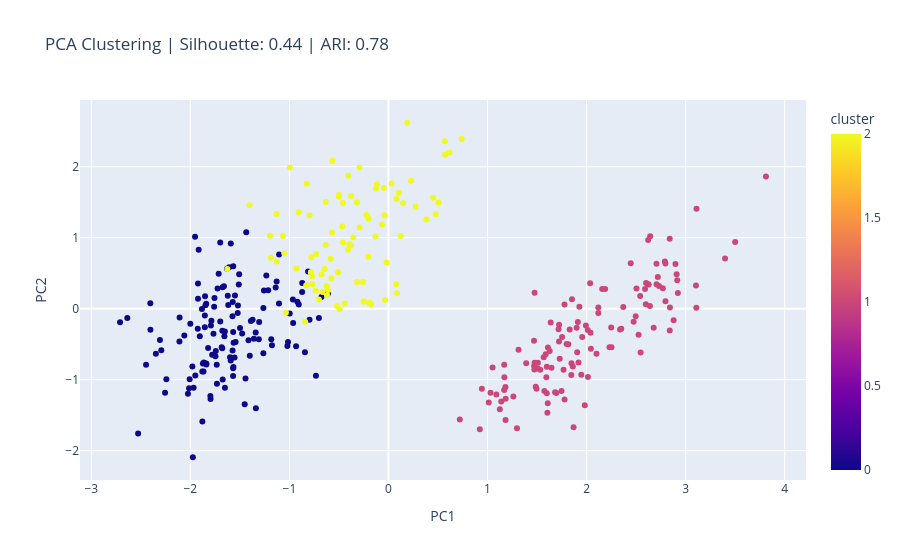

The cell this chart's notebook holds for it:
### Markdown cell above
## PCA Explained Variance

The bar chart shows the proportion of variance explained by each principal component.

- PC1 explains approximately **69%** of the total variance.
- PC2 explains approximately **19%** of the total variance.

This means that the first two principal components together capture around **88% of the information** in the original dataset.

PC1 is the most important direction, representing the largest variation in penguin physical characteristics. It likely captures overall size-related features such as body mass and flipper length.

PC2 captures additional variation that is not explained by PC1, potentially reflecting differences in bill dimensions or shape.

### Code cell
def plot_pca_clusters(df, sil_score, ari_score):
    import plotly.express as px

    fig = px.scatter(
        df,
        x='PC1',
        y='PC2',
        color='cluster',
        hover_data=['species', 'island', 'sex'],
        title=f"PCA Clustering | Silhouette: {sil_score:.2f} | ARI: {ari_score:.2f}"
    )

    return fig
plot_pca_clusters(df, sil_score, ari)

### Figure 1 — Plotly figure (JSON) as saved in the notebook; plotly's stock layout.template omitted (floating-point values rounded to 4 significant figures; data arrays with more than 128 entries replaced by an {"elided": "..."} marker saying what was removed)
{"data": [{"customdata": {"elided": "344x3 str values"}, "hovertemplate": "PC1=%{x}<br>PC2=%{y}<br>species=%{customdata[0]}<br>island=%{customdata[1]}<br>sex=%{customdata[2]}<br>cluster=%{marker.color}<extra></extra>", "legendgroup": "", "marker": {"color": {"elided": "344 int values"}, "coloraxis": "coloraxis", "symbol": "circle"}, "mode": "markers", "name": "", "orientation": "v", "showlegend": false, "type": "scatter", "x": {"elided": "344 float values"}, "xaxis": "x", "y": {"elided": "344 float values"}, "yaxis": "y"}], "layout": {"coloraxis": {"colorbar": {"title": {"text": "cluster"}}, "colorscale": [[0, "#0d0887"], [0.1111, "#46039f"], [0.2222, "#7201a8"], [0.3333, "#9c179e"], [0.4444, "#bd3786"], [0.5556, "#d8576b"], [0.6667, "#ed7953"], [0.7778, "#fb9f3a"], [0.8889, "#fdca26"], [1, "#f0f921"]]}, "legend": {"tracegroupgap": 0}, "title": {"text": "PCA Clustering | Silhouette: 0.44 | ARI: 0.78"}, "xaxis": {"anchor": "y", "domain": [0, 1], "title": {"text": "PC1"}}, "yaxis": {"anchor": "x", "domain": [0, 1], "title": {"text": "PC2"}}}}
